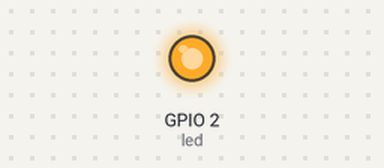
The program below on a simulated ESP32. Shown: output pins drawn as LEDs (lit = HIGH). WiFi joins after 1.5 s; servers stay silent unless stated; uploads are accepted with an empty reply; random numbers use the default seed unless the program sets one; no MQTT or app messages arrive unless stated; what the program prints to the serial monitor is not drawn.

Above: at 3.6 s.
At 4.1 s:
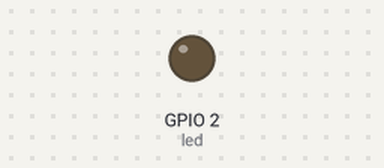
Timing chart, 0 to 5.6 s (numbered marks = the images above):
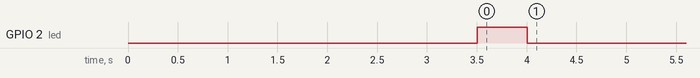

The program:

main.cpp
```cpp
#include <Arduino.h>
#include "Colors.h"
#include "IoTicosSplitter.h"
#include <WiFi.h>
#include <HTTPClient.h>
#include <ArduinoJson.h>
#include <PubSubClient.h>

// LED TEST
// #define LED LED_BUILTIN

// IoT Device
String dId = "121212";
String webhook_pass = "SA7sxAKDVR";
String webhook_endpoint = "http://192.168.100.150:3001/api/getdevicecredentials";
const char *mqtt_server = "192.168.100.150";

//PINS
#define led 2

// WiFi
const char *wifi_ssid = "Psarocolius";
const char *wifi_password = "Oropendola2021";

//Functions definitions
bool get_mqtt_credentials();
void check_mqtt_connection();
bool reconnect();
void process_sensors();
void process_actuators();
void send_data_to_broker();
void callback(char *topic, byte *payload, unsigned int length);
void process_incoming_msg(String topic, String incoming);
void print_stats();
void clear();

// Global Vars
WiFiClient espclient;
PubSubClient client(espclient);
IoTicosSplitter splitter;
long lastReconnectAttemp = 0;
long varsLastSend[20];
String last_received_msg = "";
String last_received_topic = "";
int prev_temp = 0;
int prev_hum = 0;

DynamicJsonDocument mqtt_data_doc(2048);


// the setup function runs once when you press reset or power the board
void setup() {
  Serial.begin(115200);
  // initialize digital pin LED_BUILTIN as an output.
  pinMode(led, OUTPUT);

  clear();

  Serial.println();
  Serial.println("Set up ready ...");
  delay(2000);

  clear();

  Serial.print(underlinePurple + "\n\n\nWiFi Connection in Progress" + fontReset + Purple);

  int counter = 0;
  // WiFi.begin(ssid, pass);
  WiFi.begin(wifi_ssid, wifi_password);
  while (WiFi.status() != WL_CONNECTED)
  {
    delay(500);
    Serial.print(".");
    counter++;

    if (counter > 10)
    {
      Serial.print("  ⤵" + fontReset);
      Serial.print(Red + "\n\n         Ups WiFi Connection Failed :( ");
      Serial.println(" -> Restarting..." + fontReset);
      delay(2000);
      ESP.restart();
    }
  }

  // Printing local ip
  Serial.print("  ⤵" + fontReset);
  Serial.println(boldGreen + "\n\n         WiFi Connection -> SUCCESS :)" + fontReset);
  Serial.print("\n         Local IP -> ");
  Serial.print(boldBlue);
  Serial.print(WiFi.localIP());
  Serial.println(fontReset);

  digitalWrite(led, HIGH);
  delay(500);
  digitalWrite(led, LOW);


  client.setCallback(callback);

}

// the loop function runs over and over again forever

int count = 0;
void loop() {
  check_mqtt_connection();
                     // wait for a second
}

//USER FUNTIONS ⤵
void process_sensors()
{

  //get temp simulation
  int temp = random(1, 100);
  mqtt_data_doc["variables"][0]["last"]["value"] = temp;

  //save temp?
  int dif = temp - prev_temp;
  if (dif < 0)
  {
    dif *= -1;
  }

  if (dif >= 40)
  {
    mqtt_data_doc["variables"][0]["last"]["save"] = 1;
  }
  else
  {
    mqtt_data_doc["variables"][0]["last"]["save"] = 0;
  }

  prev_temp = temp;

  //get humidity simulation
  int hum = random(1, 50);
  mqtt_data_doc["variables"][1]["last"]["value"] = hum;

  //save hum?
  dif = hum - prev_hum;
  if (dif < 0)
  {
    dif *= -1;
  }

  if (dif >= 20)
  {
    mqtt_data_doc["variables"][1]["last"]["save"] = 1;
  }
  else
  {
    mqtt_data_doc["variables"][1]["last"]["save"] = 0;
  }

  prev_hum = hum;

  //get led status
  mqtt_data_doc["variables"][4]["last"]["value"] = (HIGH == digitalRead(led));
}

void process_actuators()
{
  if (mqtt_data_doc["variables"][2]["last"]["value"] == "true")
  {
    digitalWrite(led, HIGH);
    mqtt_data_doc["variables"][2]["last"]["value"] = "";
    varsLastSend[4] = 0;
  }
  else if (mqtt_data_doc["variables"][3]["last"]["value"] == "false")
  {
    digitalWrite(led, LOW);
    mqtt_data_doc["variables"][3]["last"]["value"] = "";
    varsLastSend[4] = 0;
  }

}


// TEMPLATE
void process_incoming_msg(String topic, String incoming){

  last_received_topic = topic;
  last_received_msg = incoming;

  String variable = splitter.split(topic, '/', 2);

  for (int i = 0; i < mqtt_data_doc["variables"].size(); i++ ){

    if (mqtt_data_doc["variables"][i]["variable"] == variable){

      DynamicJsonDocument doc(256);
      deserializeJson(doc, incoming);
      mqtt_data_doc["variables"][i]["last"] = doc;

      long counter = mqtt_data_doc["variables"][i]["counter"];
      counter++;
      mqtt_data_doc["variables"][i]["counter"] = counter;

    }

  }

  process_actuators();

}

void callback(char *topic, byte *payload, unsigned int length)
{

  String incoming = "";

  for (int i = 0; i < length; i++)
  {
    incoming += (char)payload[i];
  }

  incoming.trim();

  process_incoming_msg(String(topic), incoming);

}

void send_data_to_broker()
{

  long now = millis();

  for (int i = 0; i < mqtt_data_doc["variables"].size(); i++)
  {

    if (mqtt_data_doc["variables"][i]["variableType"] == "output")
    {
      continue;
    }

    int freq = mqtt_data_doc["variables"][i]["variableSendFreq"];

    if (now - varsLastSend[i] > freq * 1000)
    {
      varsLastSend[i] = millis();

      String str_root_topic = mqtt_data_doc["topic"];
      String str_variable = mqtt_data_doc["variables"][i]["variable"];
      String topic = str_root_topic + str_variable + "/sdata";

      String toSend = "";

      serializeJson(mqtt_data_doc["variables"][i]["last"], toSend);

      client.publish(topic.c_str(), toSend.c_str());


      //STATS
      long counter = mqtt_data_doc["variables"][i]["counter"];
      counter++;
      mqtt_data_doc["variables"][i]["counter"] = counter;

    }
  }
}

bool reconnect()
{

  if (!get_mqtt_credentials())
  {
    Serial.println(boldRed + "\n\n      Error getting mqtt credentials :( \n\n RESTARTING IN 10 SECONDS");
    Serial.println(fontReset);
    delay(10000);
    ESP.restart();
  }

  //Setting up Mqtt Server
  client.setServer(mqtt_server, 1883);

  Serial.print(underlinePurple + "\n\n\nTrying MQTT Connection" + fontReset + Purple + "  ⤵");

  String str_client_id = "device_" + dId + "_" + random(1, 9999);
  const char *username = mqtt_data_doc["username"];
  const char *password = mqtt_data_doc["password"];
  String str_topic = mqtt_data_doc["topic"];

  if (client.connect(str_client_id.c_str(), username, password))
  {
    Serial.print(boldGreen + "\n\n         Mqtt Client Connected :) " + fontReset);
    delay(2000);

    client.subscribe((str_topic + "+/actdata").c_str());

    return true;
  }
  else
  {
    Serial.print(boldRed + "\n\n         Mqtt Client Connection Failed :( " + fontReset);
    return false;
  }
}

void check_mqtt_connection()
{

  if (WiFi.status() != WL_CONNECTED)
  {
    Serial.print(Red + "\n\n         Ups WiFi Connection Failed :( ");
    Serial.println(" -> Restarting..." + fontReset);
    delay(15000);
    ESP.restart();
  }

  if (!client.connected())
  {

    long now = millis();

    if (now - lastReconnectAttemp > 5000)
    {
      lastReconnectAttemp = millis();
      if (reconnect())
      {
        lastReconnectAttemp = 0;
      }
    }
  }
  else
  {
    client.loop();
    process_sensors();
    send_data_to_broker();
    print_stats();
  }
}

bool get_mqtt_credentials()
{

  Serial.print(underlinePurple + "\n\n\nGetting MQTT Credentials from WebHook" + fontReset + Purple + "  ⤵");
  delay(1000);

  String toSend = "dId=" + dId + "&password=" + webhook_pass;

  HTTPClient http;
  http.begin(webhook_endpoint);
  http.addHeader("Content-Type", "application/x-www-form-urlencoded");

  int response_code = http.POST(toSend);

  if (response_code < 0)
  {
    Serial.print(boldRed + "\n\n         Error Sending Post Request :( " + fontReset);
    http.end();
    return false;
  }

  if (response_code != 200)
  {
    Serial.print(boldRed + "\n\n         Error in response :(   e-> " + fontReset + " " + response_code);
    http.end();
    return false;
  }

  if (response_code == 200)
  {
    String responseBody = http.getString();

    Serial.print(boldGreen + "\n\n         Mqtt Credentials Obtained Successfully :) " + fontReset);

    deserializeJson(mqtt_data_doc, responseBody);
    http.end();
    delay(1000);
  }

  return true;
}

void clear()
{
  Serial.write(27);    // ESC command
  Serial.print("[2J"); // clear screen command
  Serial.write(27);
  Serial.print("[H"); // cursor to home command
}

long lastStats = 0;

void print_stats()
{
  long now = millis();

  if (now - lastStats > 2000)
  {
    lastStats = millis();
    clear();

    Serial.print("\n");
    Serial.print(Purple + "\n╔══════════════════════════╗" + fontReset);
    Serial.print(Purple + "\n║       SYSTEM STATS       ║" + fontReset);
    Serial.print(Purple + "\n╚══════════════════════════╝" + fontReset);
    Serial.print("\n\n");
    Serial.print("\n\n");

    Serial.print(boldCyan + "#" + " \t Name" + " \t\t Var" + " \t\t Type" + " \t\t Count" + " \t\t Last V" + fontReset + "\n\n");

    for (int i = 0; i < mqtt_data_doc["variables"].size(); i++)
    {

      String variableFullName = mqtt_data_doc["variables"][i]["variableFullName"];
      String variable = mqtt_data_doc["variables"][i]["variable"];
      String variableType = mqtt_data_doc["variables"][i]["variableType"];
      String lastMsg = mqtt_data_doc["variables"][i]["last"];
      long counter = mqtt_data_doc["variables"][i]["counter"];

      Serial.println(String(i) + " \t " + variableFullName.substring(0,5) + " \t\t " + variable.substring(0,10) + " \t " + variableType.substring(0,5) + " \t\t " + String(counter).substring(0,10) + " \t\t " + lastMsg);
    }

    Serial.print(boldGreen + "\n\n Free RAM -> " + fontReset + ESP.getFreeHeap() + " Bytes");

    Serial.print(boldGreen + "\n\n Last Incomming Msg -> " + fontReset + last_received_msg);
  }
}
```

Colors.h
```cpp
#ifndef COLORS_H
#define COLORS_H

//RESET
String fontReset = "\e[0m";

//COLORS - REGULAR
String Black = "\e[0;30m";
String Red = "\e[0;31m";
String Green = "\e[0;32m";
String Yellow = "\e[0;33m";
String Blue = "\e[0;34m";
String Purple = "\e[0;35m";
String Cyan = "\e[0;36m";
String White = "\e[0;37m";

//COLORS - BOLD
String boldBlack = "\e[1;30m";
String boldRed = "\e[1;31m";
String boldGreen = "\e[1;32m";
String boldYellow = "\e[1;33m";
String boldBlue = "\e[1;34m";
String boldPurple = "\e[1;35m";
String boldCyan = "\e[1;36m";
String boldWhite = "\e[1;37m";

//COLORS - UNDERLINED
String underlineBlack = "\e[4;30m";
String underlineRed = "\e[4;31m";
String underlineGreen = "\e[4;32m";
String underlineYellow = "\e[4;33m";
String underlineBlue = "\e[4;34m";
String underlinePurple = "\e[4;35m";
String underlineCyan = "\e[4;36m";
String underlineWhite = "\e[4;37m";

//BACKGROUND -
String backgroundBlack = "\e[40;30m";
String backgroundRed = "\e[41;31m";
String backgroundGreen = "\e[42;32m";
String backgroundYellow = "\e[43;33m";
String backgroundBlue = "\e[44;34m";
String backgroundPurple = "\e[45;35m";
String backgroundCyan = "\e[46;36m";
String backgroundWhite = "\e[47;37m";

#endif
```
